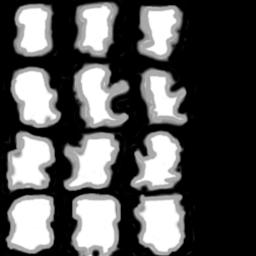
#> input picture test.png, 256 x 256 px
$ python -i post_process.py   (imports and definitions only)
#> lines starting #> are read from the running program, lines starting #| are printed output that depends on the picture
#> further down, picture is the input picture: PIL image 256x256 RGB; mean R, G, B 86.1, 86.1, 86.1
from PIL import Image

def getLeftOrRight(img: Image):
    img = img.convert('RGBA')

    width, height = img.size
#> width = 256; height = 256
    pixels = img.getcolors(width * height)
#> pixels = 725 items
    most_frequent_pixel = pixels[0]
#> most_frequent_pixel = (10510, (255, 255, 255, 255))

    for count, colour in pixels:
        if count > most_frequent_pixel[0]:
            most_frequent_pixel = (count, colour)
#> this loop made 725 passes
#> most_frequent_pixel on pass 725: (31703, (0, 0, 0, 255))
#> (count, colour) on passes 1 to 6: (10510, (255, 255, 255, 255)), (25, (254, 254, 253, 255)), (1, (253, 254, 253, 255)), (6, (254, 253, 253, 255)), (260, (253, 253, 253, 255)), (10, (252, 252, 251, 255))

    for x in range(width):
        for y in range(height):
            pixel = img.getpixel((x, y))
            if abs(pixel[0] - most_frequent_pixel[1][0]) < 10 and abs(pixel[1] - most_frequent_pixel[1][1]) < 10 and abs(pixel[2] - most_frequent_pixel[1][2]) < 10:
                img.putpixel((x, y), (255, 255, 255, 0))
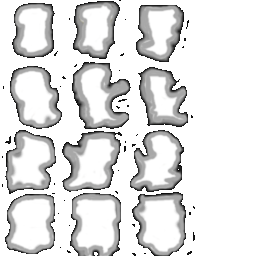
#> img: PIL image 256x256 RGBA; mean R, G, B, A 225.1, 225.1, 225.1, 115.8; transparent parts drawn white


    img = img.convert('RGBA')
    width, height = img.size
    cel_width = width / 4
#> cel_width = 64
    cel_height = height / 4
#> cel_height = 64
    cell = img.crop((0, 0, cel_width, cel_height))
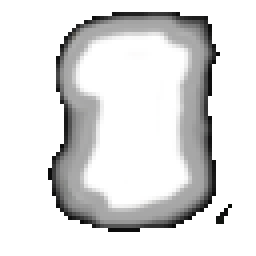
#> cell: PIL image 64x64 RGBA (shown 4 times larger); mean R, G, B, A 222.8, 222.8, 222.8, 125.3; transparent parts drawn white
    pixel = cell.getpixel((cel_width / 2, cel_height / 2))
#> pixel = (255, 255, 255, 255)
    alpha = pixel[3]
#> alpha = 255
    if alpha == 0:
       return False #right
    else:
        return True #left


def postprocessImg(img1: Image):
    isLeft = getLeftOrRight(img1)
#> isLeft = True
    if not isLeft:
        width = img1.size[0]
        height = img1.size[1]
        qHeight = height / 4

        def cutImgTo4Rows(img: Image):
            imgs = []
            for i in range(4):
                imgs.append(img.crop((0, i * qHeight, width, (i + 1) * qHeight)))
            return imgs

        imgs1 = cutImgTo4Rows(img1)

        imgs1[1], imgs1[2] = imgs1[2], imgs1[1]

        img1 = Image.new("RGBA", (width, height))
        for i in range(4):
            img1.paste(imgs1[i], (0, int(i * qHeight)))

        return img1
    return img1

>>> from PIL import Image
>>> picture = Image.open('test.png')
>>> result = postprocessImg(picture)
